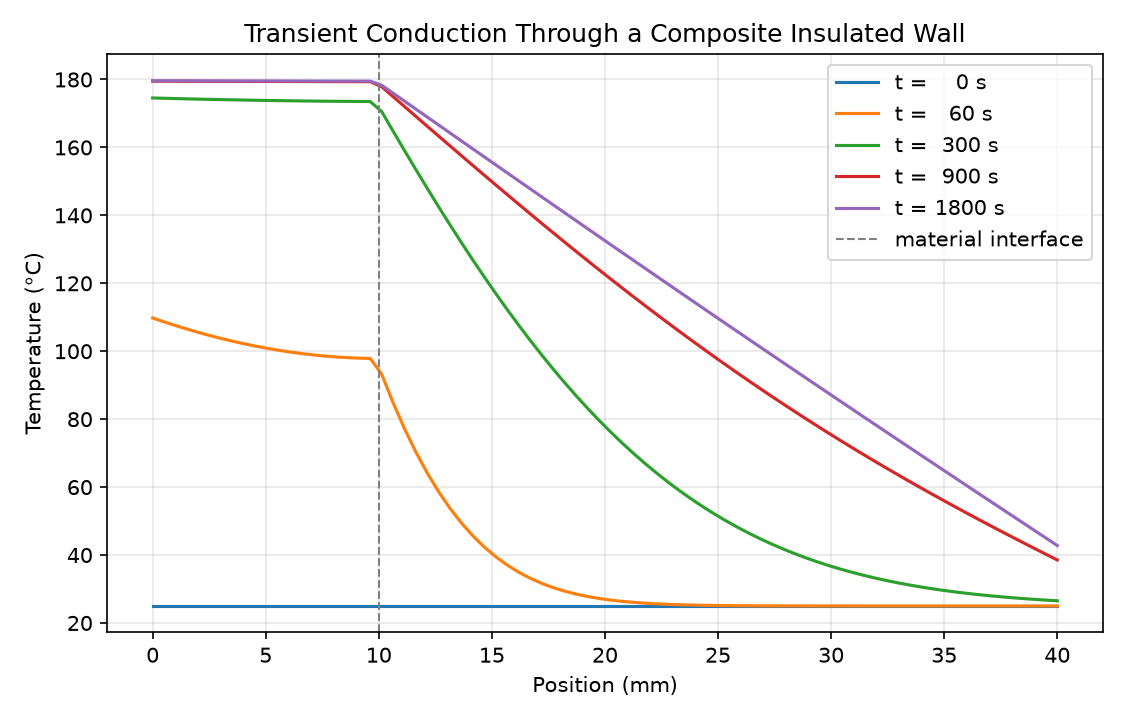

This chart was generated by the following Python code:
"""
Step 3: Transient conduction through a multilayer wall with convective boundary conditions on both sides 

Uses a finite-volume formulation so that thermal conductivity can jump discontinuously at the material interface
 """


import numpy as np 
import matplotlib.pyplot as plt

#--- Layer definitions ------------
# (thickness [m], k [W/m-k], rho [kg.m^3], cp [J,kg-K])
#k = thermal conductivity, rho = density, cp = specific heat capacity
layer_A = dict(thickness = 0.01, k = 15, rho = 8000.0, cp = 500) #Specific heat capacity of Stainless Steel
layer_B = dict(thickness = .03, k =0.04, rho = 100, cp = 1400) #Specific heat capacity of wood/other insulators

# ---- Boundary Conditions
T_hot = 180 #deg C, hot process fluid
h_hot = 500 #W/m^2-K, hot-side convection coefficient
T_cold = 25 #deg C, ambient air
h_cold = 10 #cold-side convection coefficient
T_initial = 25.0 #wall starts at ambient temperature

#----- Numerical Definitions ---------------------------
nx_A = 20
nx_B = 60
L_A = layer_A["thickness"]
L_B = layer_B["thickness"]
dx = L_A / nx_A
assert abs(L_B / nx_B - dx)<1e-12 

nx = nx_A + nx_B
x = np.linspace (0, L_A + L_B, nx)

k_arr = np.where (x<L_A, layer_A["k"], layer_B ["k"])
rho_arr = np.where(x < L_A, layer_A["rho"], layer_B["rho"])
cp_arr = np.where(x < L_A, layer_A["cp"], layer_B["cp"])

# --- Timer Step --------
alpha_A = layer_A["k"] / (layer_A["rho"] * layer_A["cp"])
alpha_B = layer_B["k"] / (layer_B["rho"] * layer_B["cp"])
alpha_max = max(alpha_A,alpha_B)
dt_max = 0.5 * dx**2 / alpha_max
dt = .25*dt_max
t_final = 1800 #seconds
nt = int(t_final/dt)
print(f"alpha_A={alpha_A:.3e}, alpha_B={alpha_B:.3e} m^2/s")
print(f"dx={dx:.3e} m, dt={dt:.4f} s, steps={nt}")

def k_face (kL, kR):
    """Harmonic mean conductivity at the face between two control volumes."""
    return 2 * kL*kR/(kL+kR)

# --- Initialize --------
T = np.full(nx, T_initial)
snapshot_times = (0,60,300,900,1800)
snapshots = {}
snap_idx = 0

# --- Time funciton ---------
for n in range (nt + 1): 
    t = n*dt
    if snap_idx < len(snapshot_times) and t>= snapshot_times[snap_idx]:
        snapshots[snapshot_times[snap_idx]] = T.copy()
        snap_idx += 1

    T_new = T.copy()

    #Interior nodes
    for i in range (1,nx-1):
        k_e = k_face(k_arr[i], k_arr[i+1])
        k_w = k_face(k_arr[i-1],k_arr[i])
        q_net = k_e * (T[i+1] - T[i])/ dx - k_w * (T[i] - T[i-1]) / dx
        T_new[i] = T[i] + dt / (rho_arr[i] * cp_arr[i] * dx) * q_net

    #Left boundary 
    k_e = k_face(k_arr[0],k_arr[1])
    q_net = h_hot * (T_hot - T[0]) - k_e *(T[0] - T[1])/dx
    T_new[0] = T[0] + dt / (rho_arr[0] * cp_arr[0] * dx / 2) * q_net

    # Right boundary: convective to ambient, half control volume
    k_w = k_face(k_arr[-2], k_arr[-1])
    q_net = k_w * (T[-2] - T[-1]) / dx - h_cold * (T[-1] - T_cold)
    T_new[-1] = T[-1] + dt / (rho_arr[-1] * cp_arr[-1] * dx / 2) * q_net

    T = T_new

# ---- Plot ----------------------------------------------------------------------
plt.figure(figsize=(7.5, 4.8))
for t_snap, T_snap in snapshots.items():
    plt.plot(x * 1000, T_snap, label=f"t = {t_snap:>4d} s")
plt.axvline(L_A * 1000, color='gray', linestyle='--', linewidth=1, label="material interface")
plt.xlabel("Position (mm)")
plt.ylabel("Temperature (°C)")
plt.title("Transient Conduction Through a Composite Insulated Wall")
plt.legend()
plt.grid(alpha=0.3)
plt.tight_layout()
plt.savefig("step3_multilayer.png", dpi=150)
print("Saved plot to step3_multilayer.png")
print("Final surface temps: hot-side =", T[0], " cold-side =", T[-1])
